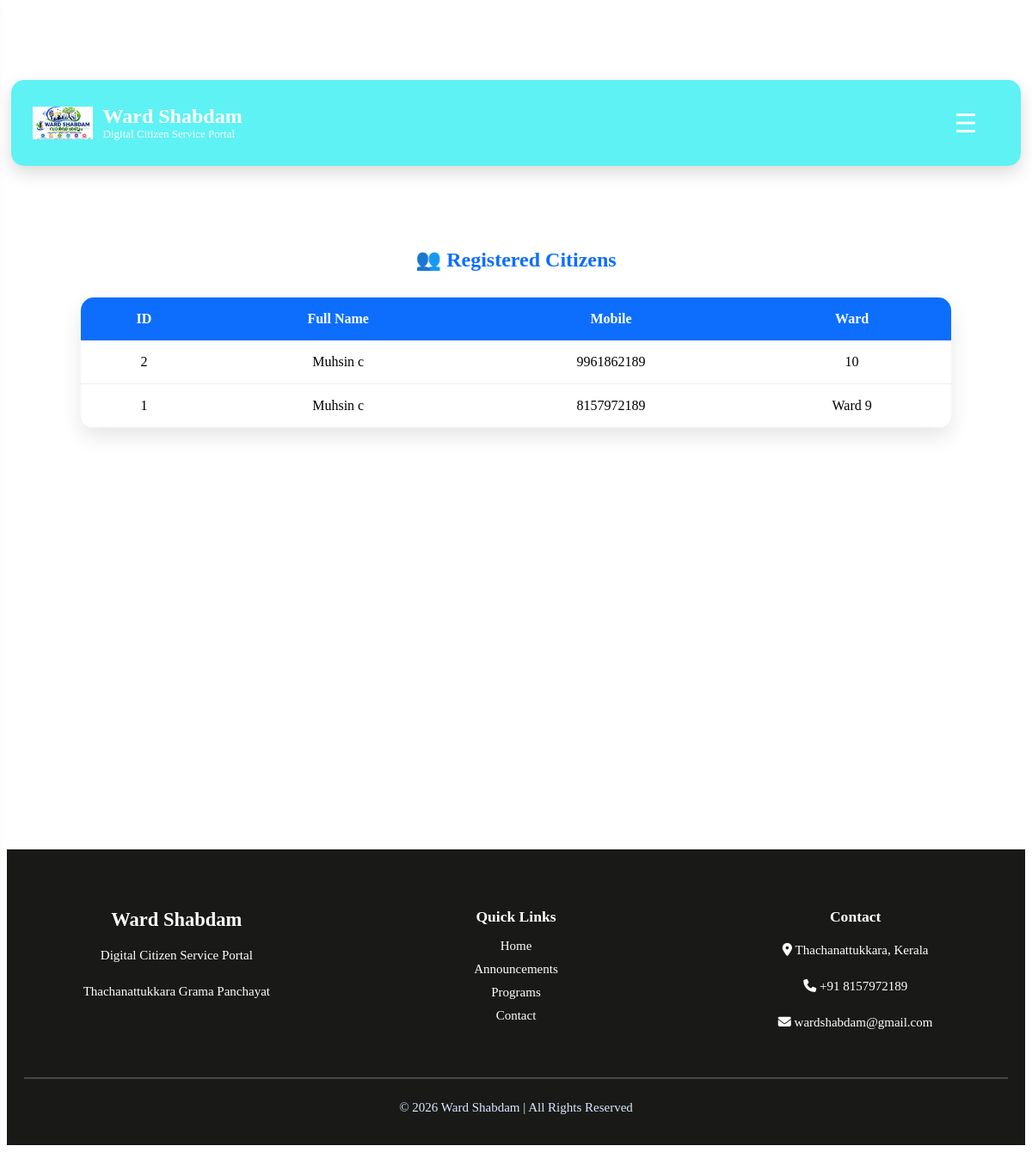
Page /citizens (signed in) on the committed database.
### tables this page shows
CREATE TABLE citizens (

    id INTEGER PRIMARY KEY AUTOINCREMENT,

    fullname TEXT NOT NULL,

    mobile TEXT UNIQUE NOT NULL,

    email TEXT,

    password TEXT NOT NULL,

    created_at TIMESTAMP DEFAULT CURRENT_TIMESTAMP

, ward TEXT);

### app.py (the view)
@app.route("/citizens")
def citizens():
    check = admin_required()
    if check:
        return check
    conn = sqlite3.connect("database/wardshabdam.db")
    conn.row_factory = sqlite3.Row
    cursor = conn.cursor()
    cursor.execute("""
        SELECT *
        FROM citizens
        ORDER BY id DESC
    """)
    citizens = cursor.fetchall()
    conn.close()
    return render_template(
        "citizens.html",
        citizens=citizens
    )

### app.py (called while the page is built, shortened)
def admin_required():
    if "admin_id" not in session:
        return redirect("/admin_login")
    return None

@app.context_processor
def notification_context():
    if "citizen_id" not in session:
        return {"notification_count": 0}

### templates/citizens.html (shortened to what this page needs)
{% extends "layout.html" %}
{% block content %}
<div class="citizens-container">
    <h2>👥 Registered Citizens</h2>
    <table>
        <tr>
            <th>ID</th>
            <th>Full Name</th>
            <th>Mobile</th>
            <th>Ward</th>
        </tr>
        {% for citizen in citizens %}
        <tr>
            <td>{{ citizen.id }}</td>
            <td>{{ citizen.fullname }}</td>
            <td>{{ citizen.mobile }}</td>
            <td>{{ citizen.ward }}</td>
        </tr>
        {% endfor %}
    </table>
</div>
{% endblock %}

### static/css/style.css (style rules this page uses)
body { padding-top:70px; }

### static/css/admin.css (style rules this page uses)
table { width:100%; border-collapse:collapse; background:white; border-radius:18px; overflow:hidden; box-shadow:0 10px 25px rgba(0,0,0,.10); }
table th { background:#0d6efd; color:white; padding:18px; font-size:16px; }
table td { padding:16px; text-align:center; border-bottom:1px solid #eee; }

### static/css/citizens.css (style rules this page uses)
.citizens-container { width:90%; max-width:1200px; margin:50px auto; }
.citizens-container h2 { color:#0d6efd; margin-bottom:30px; text-align:center; }
.citizens-container table { width:100%; border-collapse:collapse; background:white; border-radius:15px; overflow:hidden; box-shadow:0 10px 25px rgba(0,0,0,.10); }
.citizens-container th { background:#0d6efd; color:white; padding:16px; }
.citizens-container td { padding:16px; text-align:center; border-bottom:1px solid #eee; }

### rows in the picture
citizens: id "2", fullname "Muhsin c", mobile "9961862189", ward "10"
citizens: id "1", fullname "Muhsin c", mobile "8157972189", ward "Ward 9"
